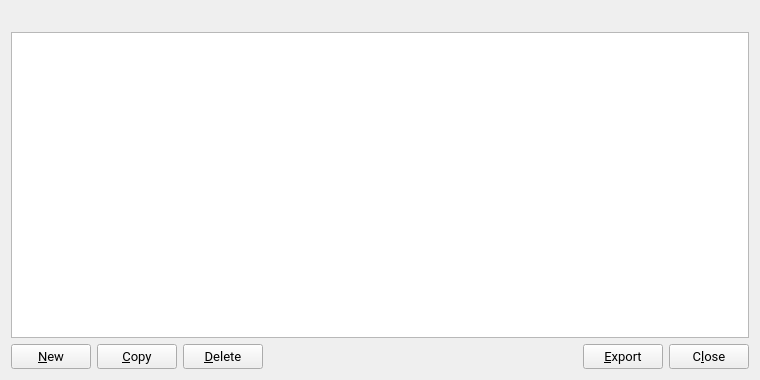
<?xml version="1.0" encoding="UTF-8"?>
<ui version="4.0">
 <class>AddressBookPage</class>
 <widget class="QWidget" name="AddressBookPage">
  <property name="geometry">
   <rect>
    <x>0</x>
    <y>0</y>
    <width>760</width>
    <height>380</height>
   </rect>
  </property>
  <property name="font">
   <font>
    <family>Roboto</family>
    <pointsize>10</pointsize>
   </font>
  </property>
  <layout class="QVBoxLayout" name="verticalLayout">
   <item>
    <widget class="QLabel" name="labelExplanation">
     <property name="textFormat">
      <enum>Qt::PlainText</enum>
     </property>
     <property name="wordWrap">
      <bool>true</bool>
     </property>
    </widget>
   </item>
   <item>
    <widget class="QTableView" name="tableView">
     <property name="contextMenuPolicy">
      <enum>Qt::CustomContextMenu</enum>
     </property>
     <property name="toolTip">
      <string>Right-click to edit address or label</string>
     </property>
     <property name="tabKeyNavigation">
      <bool>false</bool>
     </property>
     <property name="alternatingRowColors">
      <bool>true</bool>
     </property>
     <property name="selectionMode">
      <enum>QAbstractItemView::SingleSelection</enum>
     </property>
     <property name="selectionBehavior">
      <enum>QAbstractItemView::SelectRows</enum>
     </property>
     <property name="sortingEnabled">
      <bool>true</bool>
     </property>
     <attribute name="verticalHeaderVisible">
      <bool>false</bool>
     </attribute>
    </widget>
   </item>
   <item>
    <layout class="QHBoxLayout" name="horizontalLayout">
     <item>
      <widget class="QPushButton" name="newAddress">
       <property name="toolTip">
        <string>Create a new address</string>
       </property>
       <property name="text">
        <string>&amp;New</string>
       </property>
       <property name="icon">
        <iconset resource="../bitcoin.qrc">
         <normaloff>:/icons/add</normaloff>:/icons/add</iconset>
       </property>
       <property name="autoDefault">
        <bool>false</bool>
       </property>
      </widget>
     </item>
     <item>
      <widget class="QPushButton" name="copyAddress">
       <property name="toolTip">
        <string>Copy the currently selected address to the system clipboard</string>
       </property>
       <property name="text">
        <string>&amp;Copy</string>
       </property>
       <property name="icon">
        <iconset resource="../bitcoin.qrc">
         <normaloff>:/icons/editcopy</normaloff>:/icons/editcopy</iconset>
       </property>
       <property name="autoDefault">
        <bool>false</bool>
       </property>
      </widget>
     </item>
     <item>
      <widget class="QPushButton" name="deleteAddress">
       <property name="toolTip">
        <string>Delete the currently selected address from the list</string>
       </property>
       <property name="text">
        <string>&amp;Delete</string>
       </property>
       <property name="icon">
        <iconset resource="../bitcoin.qrc">
         <normaloff>:/icons/remove</normaloff>:/icons/remove</iconset>
       </property>
       <property name="autoDefault">
        <bool>false</bool>
       </property>
      </widget>
     </item>
     <item>
      <spacer name="horizontalSpacer">
       <property name="orientation">
        <enum>Qt::Horizontal</enum>
       </property>
       <property name="sizeHint" stdset="0">
        <size>
         <width>40</width>
         <height>20</height>
        </size>
       </property>
      </spacer>
     </item>
     <item>
      <widget class="QPushButton" name="exportButton">
       <property name="toolTip">
        <string>Export the data in the current tab to a file</string>
       </property>
       <property name="text">
        <string>&amp;Export</string>
       </property>
       <property name="icon">
        <iconset resource="../bitcoin.qrc">
         <normaloff>:/icons/export</normaloff>:/icons/export</iconset>
       </property>
       <property name="autoDefault">
        <bool>false</bool>
       </property>
      </widget>
     </item>
     <item>
      <widget class="QPushButton" name="closeButton">
       <property name="sizePolicy">
        <sizepolicy hsizetype="Minimum" vsizetype="Minimum">
         <horstretch>0</horstretch>
         <verstretch>0</verstretch>
        </sizepolicy>
       </property>
       <property name="text">
        <string>C&amp;lose</string>
       </property>
       <property name="autoDefault">
        <bool>false</bool>
       </property>
      </widget>
     </item>
    </layout>
   </item>
  </layout>
 </widget>
 <resources>
  <include location="../bitcoin.qrc"/>
 </resources>
 <connections/>
</ui>
